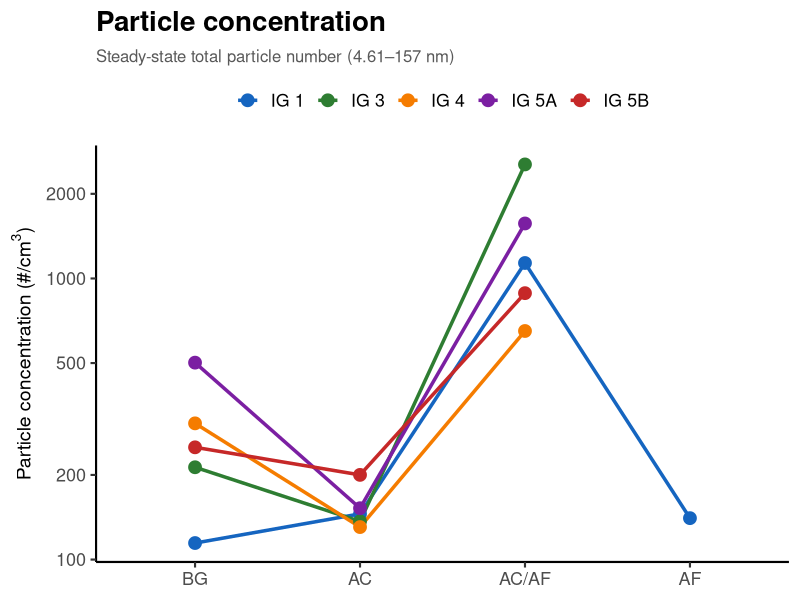
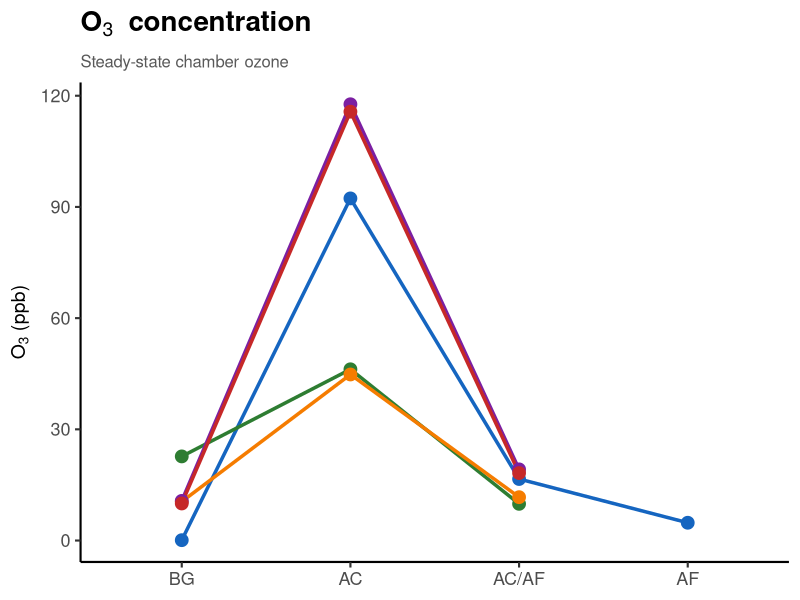
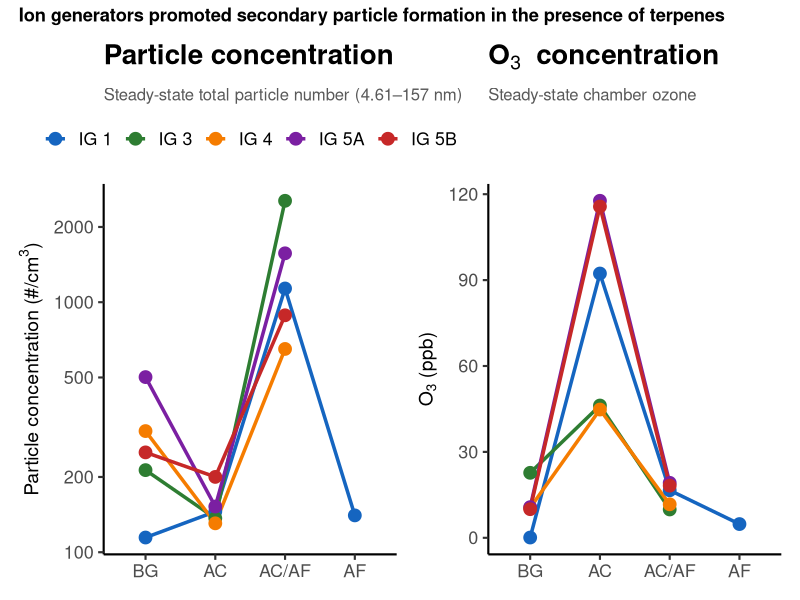

Generate these figures, in order, with R:
library(readxl)
library(dplyr)
library(ggplot2)

df <- read_excel(
  "Waring_Table3_Phase2_Data.xlsx",
  sheet = "Long_Format"
)

# Set experimental order
df <- df %>%
  mutate(
    Condition = factor(
      Condition,
      levels = c("BG", "AC", "AC/AF", "AF")
    )
  )

# Colors for ion generators
ig_colors <- c(
  "IG 1"  = "#1565C0",
  "IG 3"  = "#2E7D32",
  "IG 4"  = "#F57C00",
  "IG 5A" = "#7B1FA2",
  "IG 5B" = "#C62828"
)





p_pm <- ggplot(
  df %>% filter(!is.na(`PM (#/cm3)`)),
  aes(
    x = Condition,
    y = `PM (#/cm3)`,
    group = `Air Cleaner`,
    color = `Air Cleaner`
  )
) +
  
  geom_line(
    linewidth = 1.2
  ) +
  
  geom_point(
    size = 4
  ) +
  
  scale_y_log10(
    breaks = c(100, 200, 500, 1000, 2000, 3000)
  ) +
  
  scale_color_manual(
    values = ig_colors
  ) +
  
  labs(
    title = "Particle concentration",
    subtitle = "Steady-state total particle number (4.61–157 nm)",
    x = NULL,
    y = expression(
      "Particle concentration (#/cm"^3*")"
    ),
    color = NULL
  ) +
  
  theme_classic(base_size = 16) +
  
  theme(
    plot.title = element_text(
      face = "bold",
      size = 20
    ),
    plot.subtitle = element_text(
      size = 12,
      color = "grey35"
    ),
    axis.text = element_text(
      size = 13
    ),
    axis.title.y = element_text(
      face = "bold",
      size = 14
    ),
    legend.position = "top"
  )

p_pm




p_o3 <- ggplot(
  df %>% filter(!is.na(`O3 (ppb)`)),
  aes(
    x = Condition,
    y = `O3 (ppb)`,
    group = `Air Cleaner`,
    color = `Air Cleaner`
  )
) +
  
  geom_line(
    linewidth = 1.2
  ) +
  
  geom_point(
    size = 4
  ) +
  
  scale_color_manual(
    values = ig_colors
  ) +
  
  labs(
    title = expression(bold(O[3]~" concentration")),
    subtitle = "Steady-state chamber ozone",
    x = NULL,
    y = expression(O[3]~"(ppb)"),
    color = NULL
  ) +
  
  theme_classic(base_size = 16) +
  
  theme(
    plot.title = element_text(
      face = "bold",
      size = 20
    ),
    plot.subtitle = element_text(
      size = 12,
      color = "grey35"
    ),
    axis.text = element_text(
      size = 13
    ),
    axis.title.y = element_text(
      face = "bold",
      size = 14
    ),
    legend.position = "none"
  )

p_o3




library(patchwork)

final_plot <- p_pm + p_o3 +
  plot_annotation(
    title = "Ion generators promoted secondary particle formation in the presence of terpenes"
  ) &
  theme(
    plot.title = element_text(
      face = "bold"
    )
  )

final_plot
